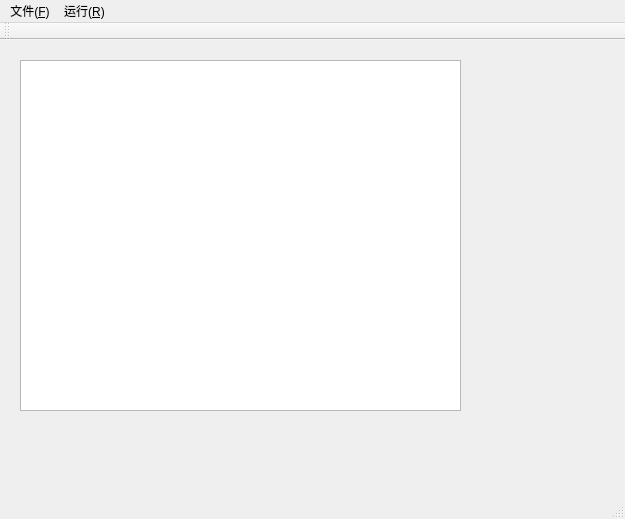
<?xml version="1.0" encoding="UTF-8"?>
<ui version="4.0">
 <class>MainWindow</class>
 <widget class="QMainWindow" name="MainWindow">
  <property name="geometry">
   <rect>
    <x>0</x>
    <y>0</y>
    <width>625</width>
    <height>519</height>
   </rect>
  </property>
  <property name="windowTitle">
   <string>MainWindow</string>
  </property>
  <widget class="QWidget" name="centralWidget">
   <widget class="QTextEdit" name="textEdit">
    <property name="geometry">
     <rect>
      <x>20</x>
      <y>20</y>
      <width>441</width>
      <height>351</height>
     </rect>
    </property>
   </widget>
  </widget>
  <widget class="QMenuBar" name="menuBar">
   <property name="geometry">
    <rect>
     <x>0</x>
     <y>0</y>
     <width>625</width>
     <height>26</height>
    </rect>
   </property>
   <widget class="QMenu" name="menu_F">
    <property name="title">
     <string>文件(&amp;F)</string>
    </property>
    <addaction name="action_N"/>
    <addaction name="action_O"/>
    <addaction name="action_S"/>
    <addaction name="action_C"/>
    <addaction name="separator"/>
    <addaction name="action_X"/>
   </widget>
   <widget class="QMenu" name="menu_R">
    <property name="title">
     <string>运行(&amp;R)</string>
    </property>
   </widget>
   <addaction name="menu_F"/>
   <addaction name="menu_R"/>
  </widget>
  <widget class="QToolBar" name="mainToolBar">
   <attribute name="toolBarArea">
    <enum>TopToolBarArea</enum>
   </attribute>
   <attribute name="toolBarBreak">
    <bool>false</bool>
   </attribute>
  </widget>
  <widget class="QStatusBar" name="statusBar"/>
  <action name="action_N">
   <property name="text">
    <string>新建(&amp;N)</string>
   </property>
   <property name="shortcut">
    <string>Ctrl+N</string>
   </property>
  </action>
  <action name="action_O">
   <property name="text">
    <string>打开(&amp;O)</string>
   </property>
   <property name="shortcut">
    <string>Ctrl+O</string>
   </property>
  </action>
  <action name="action_S">
   <property name="text">
    <string>保存(&amp;S)</string>
   </property>
   <property name="shortcut">
    <string>Ctrl+S</string>
   </property>
  </action>
  <action name="action_C">
   <property name="text">
    <string>关闭(&amp;C)</string>
   </property>
   <property name="shortcut">
    <string>Ctrl+C</string>
   </property>
  </action>
  <action name="action_X">
   <property name="text">
    <string>退出(&amp;X)</string>
   </property>
   <property name="shortcut">
    <string>Ctrl+X</string>
   </property>
  </action>
 </widget>
 <layoutdefault spacing="6" margin="11"/>
 <resources/>
 <connections/>
</ui>
